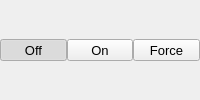
                  <widget class="QFrame" name="toolButtonBadPixels">
                   <layout class="QHBoxLayout" name="horizontalLayout_7">
                    <property name="spacing">
                     <number>0</number>
                    </property>
                    <property name="leftMargin">
                     <number>0</number>
                    </property>
                    <property name="topMargin">
                     <number>0</number>
                    </property>
                    <property name="rightMargin">
                     <number>0</number>
                    </property>
                    <property name="bottomMargin">
                     <number>0</number>
                    </property>
                    <item>
                     <widget class="ColorToolButton" name="toolButtonBadPixelsOff">
                      <property name="enabled">
                       <bool>true</bool>
                      </property>
                      <property name="sizePolicy">
                       <sizepolicy hsizetype="Preferred" vsizetype="Fixed">
                        <horstretch>0</horstretch>
                        <verstretch>0</verstretch>
                       </sizepolicy>
                      </property>
                      <property name="font">
                       <font>
                        <pointsize>10</pointsize>
                       </font>
                      </property>
                      <property name="text">
                       <string>Off</string>
                      </property>
                      <property name="checkable">
                       <bool>true</bool>
                      </property>
                      <property name="checked">
                       <bool>true</bool>
                      </property>
                      <property name="autoExclusive">
                       <bool>true</bool>
                      </property>
                     </widget>
                    </item>
                    <item>
                     <widget class="ColorToolButton" name="toolButtonBadPixelsOn">
                      <property name="sizePolicy">
                       <sizepolicy hsizetype="Preferred" vsizetype="Fixed">
                        <horstretch>0</horstretch>
                        <verstretch>0</verstretch>
                       </sizepolicy>
                      </property>
                      <property name="font">
                       <font>
                        <pointsize>10</pointsize>
                       </font>
                      </property>
                      <property name="text">
                       <string>On</string>
                      </property>
                      <property name="checkable">
                       <bool>true</bool>
                      </property>
                      <property name="autoExclusive">
                       <bool>true</bool>
                      </property>
                     </widget>
                    </item>
                    <item>
                     <widget class="ColorToolButton" name="toolButtonBadPixelsForce">
                      <property name="sizePolicy">
                       <sizepolicy hsizetype="Preferred" vsizetype="Fixed">
                        <horstretch>0</horstretch>
                        <verstretch>0</verstretch>
                       </sizepolicy>
                      </property>
                      <property name="font">
                       <font>
                        <pointsize>10</pointsize>
                       </font>
                      </property>
                      <property name="text">
                       <string>Force</string>
                      </property>
                      <property name="checkable">
                       <bool>true</bool>
                      </property>
                      <property name="autoExclusive">
                       <bool>true</bool>
                      </property>
                     </widget>
                    </item>
                   </layout>
                  </widget>
